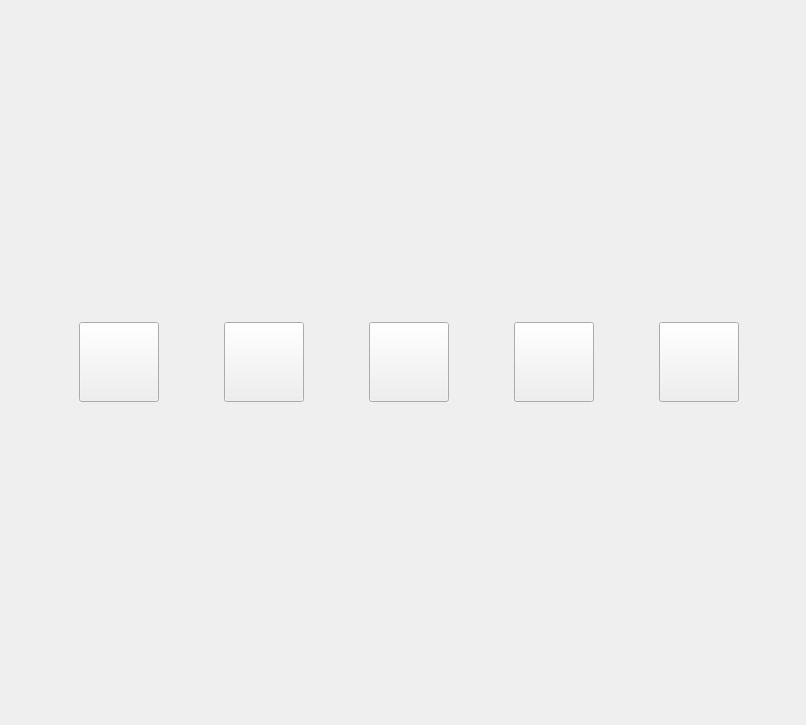
<?xml version="1.0" encoding="UTF-8"?>
<ui version="4.0">
 <class>CArreraInterface</class>
 <widget class="QWidget" name="CArreraInterface">
  <property name="geometry">
   <rect>
    <x>0</x>
    <y>0</y>
    <width>806</width>
    <height>725</height>
   </rect>
  </property>
  <property name="minimumSize">
   <size>
    <width>800</width>
    <height>725</height>
   </size>
  </property>
  <property name="windowTitle">
   <string>Arrera</string>
  </property>
  <property name="windowIcon">
   <iconset resource="ArreraTheme.qrc">
    <normaloff>:/IconArrera/ArreraI2025.png</normaloff>:/IconArrera/ArreraI2025.png</iconset>
  </property>
  <layout class="QVBoxLayout" name="verticalLayout">
   <item>
    <widget class="QStackedWidget" name="PagesArrera">
     <property name="minimumSize">
      <size>
       <width>800</width>
       <height>0</height>
      </size>
     </property>
     <property name="currentIndex">
      <number>1</number>
     </property>
     <widget class="QWidget" name="Mainpage">
      <layout class="QVBoxLayout" name="verticalLayout_2">
       <item>
        <widget class="QLabel" name="IDC_TITRE">
         <property name="maximumSize">
          <size>
           <width>16777215</width>
           <height>30</height>
          </size>
         </property>
         <property name="font">
          <font>
           <pointsize>20</pointsize>
           <bold>true</bold>
          </font>
         </property>
         <property name="text">
          <string>Arrera</string>
         </property>
         <property name="scaledContents">
          <bool>false</bool>
         </property>
         <property name="alignment">
          <set>Qt::AlignCenter</set>
         </property>
         <property name="wordWrap">
          <bool>true</bool>
         </property>
        </widget>
       </item>
       <item>
        <spacer name="verticalSpacer_4">
         <property name="orientation">
          <enum>Qt::Vertical</enum>
         </property>
         <property name="sizeHint" stdset="0">
          <size>
           <width>20</width>
           <height>40</height>
          </size>
         </property>
        </spacer>
       </item>
       <item>
        <layout class="QHBoxLayout" name="horizontalLayout">
         <item>
          <widget class="QPushButton" name="IDC_LIEUMAISON">
           <property name="minimumSize">
            <size>
             <width>0</width>
             <height>80</height>
            </size>
           </property>
           <property name="font">
            <font>
             <pointsize>20</pointsize>
            </font>
           </property>
           <property name="text">
            <string>Maison</string>
           </property>
           <property name="icon">
            <iconset resource="ArreraTheme.qrc">
             <normaloff>:/iconBTN/domicile.png</normaloff>:/iconBTN/domicile.png</iconset>
           </property>
           <property name="iconSize">
            <size>
             <width>60</width>
             <height>60</height>
            </size>
           </property>
          </widget>
         </item>
         <item>
          <spacer name="horizontalSpacer_2">
           <property name="orientation">
            <enum>Qt::Horizontal</enum>
           </property>
           <property name="sizeType">
            <enum>QSizePolicy::Ignored</enum>
           </property>
           <property name="sizeHint" stdset="0">
            <size>
             <width>40</width>
             <height>20</height>
            </size>
           </property>
          </spacer>
         </item>
         <item>
          <widget class="QPushButton" name="IDC_LIEUTRAVAIL">
           <property name="minimumSize">
            <size>
             <width>0</width>
             <height>80</height>
            </size>
           </property>
           <property name="font">
            <font>
             <pointsize>20</pointsize>
            </font>
           </property>
           <property name="text">
            <string>Travail</string>
           </property>
           <property name="icon">
            <iconset resource="ArreraTheme.qrc">
             <normaloff>:/iconBTN/travail.png</normaloff>:/iconBTN/travail.png</iconset>
           </property>
           <property name="iconSize">
            <size>
             <width>60</width>
             <height>60</height>
            </size>
           </property>
          </widget>
         </item>
        </layout>
       </item>
       <item>
        <spacer name="verticalSpacer">
         <property name="orientation">
          <enum>Qt::Vertical</enum>
         </property>
         <property name="sizeHint" stdset="0">
          <size>
           <width>20</width>
           <height>40</height>
          </size>
         </property>
        </spacer>
       </item>
       <item>
        <layout class="QVBoxLayout" name="mode">
         <property name="spacing">
          <number>15</number>
         </property>
         <property name="leftMargin">
          <number>100</number>
         </property>
         <property name="topMargin">
          <number>0</number>
         </property>
         <property name="rightMargin">
          <number>100</number>
         </property>
         <item>
          <widget class="QPushButton" name="IDC_MODE1">
           <property name="minimumSize">
            <size>
             <width>0</width>
             <height>40</height>
            </size>
           </property>
           <property name="text">
            <string>Mode </string>
           </property>
          </widget>
         </item>
         <item>
          <widget class="QPushButton" name="IDC_MODE2">
           <property name="minimumSize">
            <size>
             <width>0</width>
             <height>40</height>
            </size>
           </property>
           <property name="maximumSize">
            <size>
             <width>16777215</width>
             <height>40</height>
            </size>
           </property>
           <property name="text">
            <string>Mode</string>
           </property>
          </widget>
         </item>
         <item>
          <widget class="QPushButton" name="IDC_MODE3">
           <property name="minimumSize">
            <size>
             <width>0</width>
             <height>40</height>
            </size>
           </property>
           <property name="text">
            <string>Mode</string>
           </property>
          </widget>
         </item>
         <item>
          <widget class="QPushButton" name="IDC_MODE4">
           <property name="minimumSize">
            <size>
             <width>0</width>
             <height>40</height>
            </size>
           </property>
           <property name="text">
            <string>Mode</string>
           </property>
          </widget>
         </item>
         <item>
          <widget class="QPushButton" name="IDC_MODE5">
           <property name="minimumSize">
            <size>
             <width>0</width>
             <height>40</height>
            </size>
           </property>
           <property name="text">
            <string>Mode</string>
           </property>
          </widget>
         </item>
         <item>
          <widget class="QPushButton" name="IDC_MODE6">
           <property name="minimumSize">
            <size>
             <width>0</width>
             <height>40</height>
            </size>
           </property>
           <property name="text">
            <string>Mode</string>
           </property>
          </widget>
         </item>
         <item>
          <layout class="QHBoxLayout" name="assistant">
           <item>
            <widget class="QPushButton" name="IDC_RYLEY">
             <property name="minimumSize">
              <size>
               <width>70</width>
               <height>70</height>
              </size>
             </property>
             <property name="maximumSize">
              <size>
               <width>70</width>
               <height>70</height>
              </size>
             </property>
             <property name="text">
              <string/>
             </property>
             <property name="icon">
              <iconset resource="ArreraTheme.qrc">
               <normaloff>:/iconBTN/Ryley.png</normaloff>:/iconBTN/Ryley.png</iconset>
             </property>
             <property name="iconSize">
              <size>
               <width>70</width>
               <height>70</height>
              </size>
             </property>
            </widget>
           </item>
           <item>
            <widget class="QPushButton" name="IDC_COPILOTE">
             <property name="minimumSize">
              <size>
               <width>70</width>
               <height>70</height>
              </size>
             </property>
             <property name="maximumSize">
              <size>
               <width>70</width>
               <height>70</height>
              </size>
             </property>
             <property name="text">
              <string/>
             </property>
             <property name="icon">
              <iconset resource="ArreraTheme.qrc">
               <normaloff>:/iconBTN/ArreraCopiloteIcon.png</normaloff>:/iconBTN/ArreraCopiloteIcon.png</iconset>
             </property>
             <property name="iconSize">
              <size>
               <width>70</width>
               <height>70</height>
              </size>
             </property>
            </widget>
           </item>
           <item>
            <widget class="QPushButton" name="IDC_SIX">
             <property name="minimumSize">
              <size>
               <width>70</width>
               <height>70</height>
              </size>
             </property>
             <property name="maximumSize">
              <size>
               <width>70</width>
               <height>70</height>
              </size>
             </property>
             <property name="text">
              <string/>
             </property>
             <property name="icon">
              <iconset resource="ArreraTheme.qrc">
               <normaloff>:/iconBTN/six.png</normaloff>:/iconBTN/six.png</iconset>
             </property>
             <property name="iconSize">
              <size>
               <width>70</width>
               <height>70</height>
              </size>
             </property>
            </widget>
           </item>
          </layout>
         </item>
        </layout>
       </item>
       <item>
        <spacer name="verticalSpacer_2">
         <property name="orientation">
          <enum>Qt::Vertical</enum>
         </property>
         <property name="sizeHint" stdset="0">
          <size>
           <width>20</width>
           <height>40</height>
          </size>
         </property>
        </spacer>
       </item>
       <item>
        <layout class="QHBoxLayout" name="top" stretch="0,0,0">
         <item>
          <widget class="QPushButton" name="IDC_TASKBAR">
           <property name="minimumSize">
            <size>
             <width>70</width>
             <height>70</height>
            </size>
           </property>
           <property name="maximumSize">
            <size>
             <width>70</width>
             <height>70</height>
            </size>
           </property>
           <property name="text">
            <string/>
           </property>
           <property name="icon">
            <iconset resource="ArreraTheme.qrc">
             <normaloff>:/iconBTN/fondTask.png</normaloff>:/iconBTN/fondTask.png</iconset>
           </property>
           <property name="iconSize">
            <size>
             <width>66</width>
             <height>66</height>
            </size>
           </property>
          </widget>
         </item>
         <item>
          <widget class="QPushButton" name="IDC_DRAWERAPP">
           <property name="minimumSize">
            <size>
             <width>70</width>
             <height>70</height>
            </size>
           </property>
           <property name="maximumSize">
            <size>
             <width>70</width>
             <height>70</height>
            </size>
           </property>
           <property name="text">
            <string/>
           </property>
           <property name="icon">
            <iconset resource="ArreraTheme.qrc">
             <normaloff>:/iconBTN/app-drawer.png</normaloff>:/iconBTN/app-drawer.png</iconset>
           </property>
           <property name="iconSize">
            <size>
             <width>66</width>
             <height>66</height>
            </size>
           </property>
          </widget>
         </item>
         <item>
          <widget class="QPushButton" name="IDC_RECHERCHE">
           <property name="minimumSize">
            <size>
             <width>70</width>
             <height>70</height>
            </size>
           </property>
           <property name="maximumSize">
            <size>
             <width>70</width>
             <height>70</height>
            </size>
           </property>
           <property name="text">
            <string/>
           </property>
           <property name="icon">
            <iconset resource="ArreraTheme.qrc">
             <normaloff>:/iconBTN/recherche.png</normaloff>:/iconBTN/recherche.png</iconset>
           </property>
           <property name="iconSize">
            <size>
             <width>66</width>
             <height>66</height>
            </size>
           </property>
          </widget>
         </item>
        </layout>
       </item>
       <item>
        <spacer name="verticalSpacer_3">
         <property name="orientation">
          <enum>Qt::Vertical</enum>
         </property>
         <property name="sizeHint" stdset="0">
          <size>
           <width>20</width>
           <height>40</height>
          </size>
         </property>
        </spacer>
       </item>
       <item>
        <layout class="QHBoxLayout" name="bottom">
         <item>
          <widget class="QPushButton" name="IDC_APROPOS">
           <property name="text">
            <string>A propos</string>
           </property>
           <property name="icon">
            <iconset resource="ArreraTheme.qrc">
             <normaloff>:/iconBTN/ArreraApropos.png</normaloff>:/iconBTN/ArreraApropos.png</iconset>
           </property>
           <property name="iconSize">
            <size>
             <width>30</width>
             <height>30</height>
            </size>
           </property>
          </widget>
         </item>
         <item>
          <spacer name="horizontalSpacer">
           <property name="orientation">
            <enum>Qt::Horizontal</enum>
           </property>
           <property name="sizeHint" stdset="0">
            <size>
             <width>40</width>
             <height>20</height>
            </size>
           </property>
          </spacer>
         </item>
         <item>
          <widget class="QPushButton" name="IDC_PARAMETRE">
           <property name="text">
            <string>Parametre</string>
           </property>
           <property name="icon">
            <iconset resource="ArreraTheme.qrc">
             <normaloff>:/IconArrera/ArreraInterfaceParametre.png</normaloff>:/IconArrera/ArreraInterfaceParametre.png</iconset>
           </property>
           <property name="iconSize">
            <size>
             <width>30</width>
             <height>30</height>
            </size>
           </property>
          </widget>
         </item>
        </layout>
       </item>
      </layout>
     </widget>
     <widget class="QWidget" name="ArreraLibPage">
      <layout class="QGridLayout" name="gridLayout">
       <item row="1" column="6">
        <widget class="QPushButton" name="IDC_SOFTNAVIGATEUR">
         <property name="minimumSize">
          <size>
           <width>80</width>
           <height>80</height>
          </size>
         </property>
         <property name="maximumSize">
          <size>
           <width>80</width>
           <height>80</height>
          </size>
         </property>
         <property name="text">
          <string/>
         </property>
         <property name="icon">
          <iconset resource="ArreraTheme.qrc">
           <normaloff>:/iconBTN/iconNavigateur.png</normaloff>:/iconBTN/iconNavigateur.png</iconset>
         </property>
         <property name="iconSize">
          <size>
           <width>80</width>
           <height>80</height>
          </size>
         </property>
        </widget>
       </item>
       <item row="1" column="2">
        <widget class="QPushButton" name="IDC_SOFTTABLEUR">
         <property name="minimumSize">
          <size>
           <width>80</width>
           <height>80</height>
          </size>
         </property>
         <property name="maximumSize">
          <size>
           <width>80</width>
           <height>80</height>
          </size>
         </property>
         <property name="text">
          <string/>
         </property>
         <property name="icon">
          <iconset resource="ArreraTheme.qrc">
           <normaloff>:/iconBTN/iconTableur.png</normaloff>:/iconBTN/iconTableur.png</iconset>
         </property>
         <property name="iconSize">
          <size>
           <width>80</width>
           <height>80</height>
          </size>
         </property>
        </widget>
       </item>
       <item row="1" column="3">
        <widget class="QPushButton" name="IDC_SOFTTEXTE">
         <property name="minimumSize">
          <size>
           <width>80</width>
           <height>80</height>
          </size>
         </property>
         <property name="maximumSize">
          <size>
           <width>80</width>
           <height>80</height>
          </size>
         </property>
         <property name="text">
          <string/>
         </property>
         <property name="icon">
          <iconset resource="ArreraTheme.qrc">
           <normaloff>:/iconBTN/iconTraitementTexte.png</normaloff>:/iconBTN/iconTraitementTexte.png</iconset>
         </property>
         <property name="iconSize">
          <size>
           <width>80</width>
           <height>80</height>
          </size>
         </property>
        </widget>
       </item>
       <item row="1" column="4">
        <widget class="QPushButton" name="IDC_SOFTPENSEBETE">
         <property name="minimumSize">
          <size>
           <width>80</width>
           <height>80</height>
          </size>
         </property>
         <property name="maximumSize">
          <size>
           <width>80</width>
           <height>80</height>
          </size>
         </property>
         <property name="text">
          <string/>
         </property>
         <property name="icon">
          <iconset resource="ArreraTheme.qrc">
           <normaloff>:/iconBTN/ArreraPensebete.png</normaloff>:/iconBTN/ArreraPensebete.png</iconset>
         </property>
         <property name="iconSize">
          <size>
           <width>80</width>
           <height>80</height>
          </size>
         </property>
        </widget>
       </item>
       <item row="1" column="0">
        <widget class="QPushButton" name="IDC_SOFTPRESENTATION">
         <property name="minimumSize">
          <size>
           <width>80</width>
           <height>80</height>
          </size>
         </property>
         <property name="maximumSize">
          <size>
           <width>80</width>
           <height>80</height>
          </size>
         </property>
         <property name="text">
          <string/>
         </property>
         <property name="icon">
          <iconset resource="ArreraTheme.qrc">
           <normaloff>:/iconBTN/iconPresentation.png</normaloff>:/iconBTN/iconPresentation.png</iconset>
         </property>
         <property name="iconSize">
          <size>
           <width>80</width>
           <height>80</height>
          </size>
         </property>
        </widget>
       </item>
      </layout>
     </widget>
     <widget class="QWidget" name="PostitePage">
      <layout class="QVBoxLayout" name="verticalLayout_4">
       <item>
        <layout class="QVBoxLayout" name="verticalLayout_3">
         <item>
          <widget class="QTextEdit" name="ZONETEXTE">
           <property name="font">
            <font>
             <pointsize>14</pointsize>
            </font>
           </property>
           <property name="styleSheet">
            <string notr="true">background-color:rgb(255, 255, 192)</string>
           </property>
          </widget>
         </item>
        </layout>
       </item>
       <item>
        <layout class="QHBoxLayout" name="horizontalLayout_2">
         <item>
          <widget class="QPushButton" name="IDC_SAVE">
           <property name="font">
            <font>
             <pointsize>14</pointsize>
             <bold>true</bold>
            </font>
           </property>
           <property name="styleSheet">
            <string notr="true"/>
           </property>
           <property name="text">
            <string>Enregister</string>
           </property>
          </widget>
         </item>
         <item>
          <spacer name="horizontalSpacer_3">
           <property name="orientation">
            <enum>Qt::Horizontal</enum>
           </property>
           <property name="sizeHint" stdset="0">
            <size>
             <width>40</width>
             <height>20</height>
            </size>
           </property>
          </spacer>
         </item>
         <item>
          <widget class="QPushButton" name="IDC_OUVRIR">
           <property name="font">
            <font>
             <pointsize>14</pointsize>
             <bold>true</bold>
            </font>
           </property>
           <property name="styleSheet">
            <string notr="true"/>
           </property>
           <property name="text">
            <string>Ouvrir</string>
           </property>
          </widget>
         </item>
        </layout>
       </item>
      </layout>
     </widget>
    </widget>
   </item>
  </layout>
 </widget>
 <resources>
  <include location="ArreraTheme.qrc"/>
 </resources>
 <connections/>
</ui>
